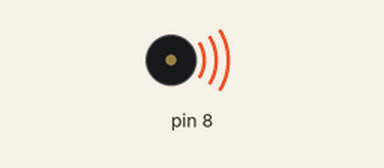
Recording of a sketch running on a simulated Arduino Uno, built with avr-gcc and run on an emulated ATmega328P. Shown: buzzer (waves = sounding).

Above: at 0.5 s.
At 18.0 s:
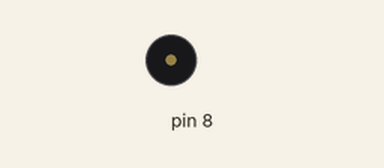
Timing chart, 0 to 24.7 s (numbered marks = the images above):
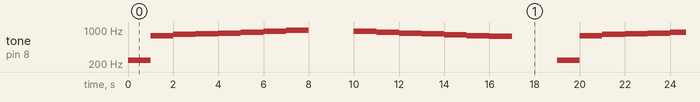

The sketch:

sargam_player.ino
```cpp
void setup() {
  // put your setup code here, to run once:
pinMode(8,OUTPUT);
}

void loop() {
  // put your main code here, to run repeatedly:
tone(8,240,5000);
delay(1000);
tone(8,770,1000);
delay(1000);
tone(8,810,1000);
delay(1000);
tone(8,837.5,1000);
delay(1000);
tone(8,860,1000);
delay(1000);
tone(8,900,1000);
delay(1000);
tone(8,950,1000);
delay(1000);
tone(8,980,1000);
delay(1000);
delay(2000);tone(8,950,1000);
delay(1000);
tone(8,900,1000);
delay(1000);
tone(8,860,1000);
delay(1000);
tone(8,837.5,1000);
delay(1000);
tone(8,800,1000);
delay(1000);
tone(8,770,1000);
delay(1000);
tone(8,740,1000);
delay(3000);


}
```

Measured:
- by itself, tone on pin 8: repeats every 19.0 s: 770 Hz 1.0 s, 810 Hz 1.0 s, 837 Hz 1.0 s, 860 Hz 1.0 s, 900 Hz 1.0 s, 950 Hz 1.0 s, 980 Hz 1.0 s, silent 2.0 s, 950 Hz 1.0 s, 900 Hz 1.0 s, 860 Hz 1.0 s, 837 Hz 1.0 s, 800 Hz 1.0 s, 770 Hz 1.0 s, 740 Hz 1.0 s, silent 2.0 s, 240 Hz 1.0 s
